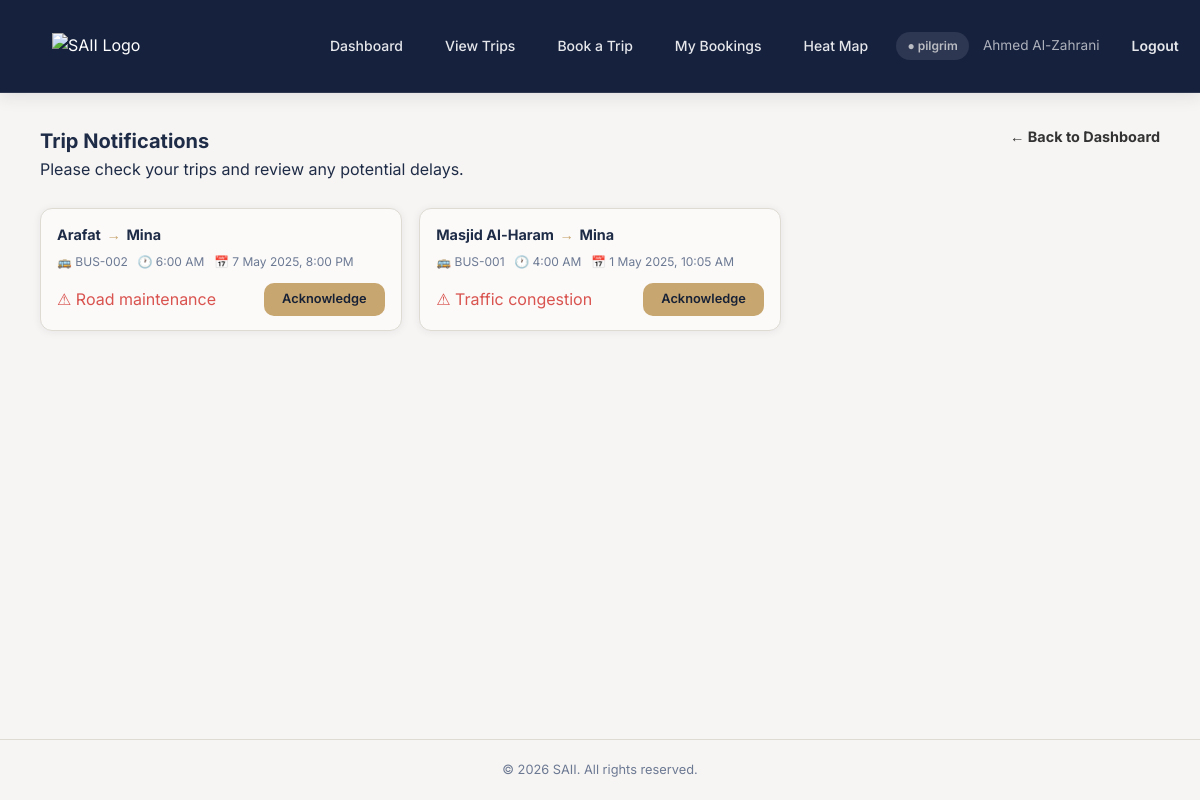
The page /notifications.php (signed in) on the database its author committed.
### tables this page shows
CREATE TABLE `user` (
  `UserID` int(11) NOT NULL,
  `Email` varchar(100) NOT NULL,
  `Password` varchar(255) NOT NULL,
  `User_Name` varchar(100) NOT NULL
);

CREATE TABLE `notification` (
  `notification_id` int(11) NOT NULL,
  `message` text NOT NULL,
  `sent_at` datetime NOT NULL DEFAULT CURRENT_TIMESTAMP,
  `TripID` int(11) NOT NULL
);

CREATE TABLE `trip` (
  `TripID` int(11) NOT NULL,
  `Origin` varchar(100) NOT NULL,
  `Destination` varchar(100) NOT NULL,
  `DepartureDate` date NOT NULL,
  `DepartureTime` time NOT NULL,
  `TotalSeats` int(11) NOT NULL,
  `AvailableSeats` int(11) NOT NULL,
  `Status` enum('Confirmed','Completed','Cancelled') NOT NULL,
  `Pickup_Location` varchar(150) DEFAULT NULL,
  `BusID` int(11) NOT NULL,
  `AdminID` int(11) NOT NULL
);

CREATE TABLE `bus` (
  `BusID` int(11) NOT NULL,
  `Bus_Number` varchar(50) NOT NULL,
  `Capacity` int(11) NOT NULL,
  `Status` enum('Active','Maintenance') NOT NULL,
  `Driver_Name` varchar(100) NOT NULL,
  `Driver_Phone` varchar(20) NOT NULL
);

### notifications.php (the view, shortened to what this page needs)
<?php
include('db_connection.php');
$userID = $_SESSION['UserID'];
$stmt = $conn->prepare("SELECT User_Name FROM user WHERE UserID = ?");
$stmt->bind_param("i", $userID);
$stmt->execute();
$result = $stmt->get_result();
$userName = "User";
if ($row = $result->fetch_assoc()) {
    $userName = $row['User_Name'];
}
$stmt = $conn->prepare("SELECT PilgrimID FROM pilgrim WHERE UserID = ?");
$stmt->bind_param("i", $userID);
$stmt->execute();
$result = $stmt->get_result();
$pilgrimID = null;
if ($row = $result->fetch_assoc()) {
    $pilgrimID = $row['PilgrimID'];
}
$notifResult = $conn->prepare("
    SELECT DISTINCT
        n.notification_id,
        n.message,
        n.sent_at,
        t.TripID,
        t.Origin,
        t.Destination,
        t.DepartureTime,
        b.Bus_Number
    FROM notification n
    JOIN trip t ON n.TripID = t.TripID
    JOIN bus b ON t.BusID = b.BusID
    JOIN booking bk ON bk.TripID = t.TripID
    WHERE bk.PilgrimID = ?
    ORDER BY n.sent_at DESC
");
$notifResult->bind_param("i", $pilgrimID);
$notifResult->execute();
$result = $notifResult->get_result();
$notifications = [];
while ($row = $result->fetch_assoc()) {
    $notifications[] = $row;
}
function fmtTime($t) {
    $parts = explode(':', $t);
    $h = (int)$parts[0];
    return (($h % 12) ?: 12) . ':' . $parts[1] . ' ' . ($h >= 12 ? 'PM' : 'AM');
}
?>
<!DOCTYPE html>
<html lang="en">
<head>
  <link rel="stylesheet" href="styles.css"/>
</head>
<body class="page-wrapper">
<header class="navbar">
  <div class="navbar-inner">
    <a href="user-dashboard.php" class="nav-logo">
      <img src="image/saii.png" alt="SAII Logo" class="logo-img"/>
    </a>
    <nav class="nav-links">
      <a href="user-dashboard.php"  class="nav-link">Dashboard</a>
      <a href="view-trips.php"      class="nav-link">View Trips</a>
      <a href="add-booking.php"     class="nav-link">Book a Trip</a>
      <a href="my-bookings.php"     class="nav-link">My Bookings</a>
      <a href="user-heat-map.php"   class="nav-link">Heat Map</a>
    </nav>
    <div class="nav-right">
      <span class="role-chip user">&#9679; pilgrim</span>
      <span style="color:rgba(255,255,255,.65);font-size:.85rem;"><?= htmlspecialchars($userName) ?></span>
      <a href="logout.php" class="btn btn-sm btn-outline-dark">Logout</a>
    </div>
  </div>
</header>
<div class="page-content">
  <a href="user-dashboard.php" class="back-arrow"
     style="text-decoration:none;color:#333;font-size:0.9rem;margin-bottom:0.5rem;float:right;">
    <b>← Back to Dashboard</b>
  </a>
  <h2>Trip Notifications</h2>
  <p>Please check your trips and review any potential delays.</p>
  <br>
  <div class="trips-grid">
    <?php if (empty($notifications)): ?>
      <p style="color:var(--fg-muted)">No notifications at the moment.</p>
    <?php else: ?>
      <?php foreach ($notifications as $n): ?>
        <div class="trip-photo-card">
          <div class="trip-photo-body">
            <div class="trip-photo-route">
              <?= htmlspecialchars($n['Origin']) ?>
              <span class="arrow"> → </span>
              <?= htmlspecialchars($n['Destination']) ?>
            </div>
            <div class="trip-photo-meta">
              <span>🚌 <?= htmlspecialchars($n['Bus_Number']) ?></span>
              <span>🕐 <?= fmtTime($n['DepartureTime']) ?></span>
              <span>📅 <?= date('j M Y, g:i A', strtotime($n['sent_at'])) ?></span>
            </div>
            <div class="trip-photo-footer">
              <span style="color:#d9534f;">
                ⚠ <?= htmlspecialchars($n['message']) ?>
              </span>
              <button class="btn btn-sm btn-accent"
                      onclick="acknowledge('TRP-<?= (int)$n['TripID'] ?>')">
                Acknowledge
              </button>
            </div>
          </div>
        </div>
      <?php endforeach; ?>
    <?php endif; ?>
  </div>
</div>
<footer class="site-footer">
  <p>© 2026 SAII. All rights reserved.</p>
</footer>
</body>
</html>

### styles.css (style rules this page uses)
:root { --bg: hsl(40,20%,96%); --fg: hsl(220,40%,20%); --card-bg: hsl(40,20%,98%); --primary: hsl(220,45%,20%); --primary-fg: hsl(215,30%,26%); --accent: hsl(37,45%,61%); --accent-fg: hsl(220,40%,15%); --secondary: hsl(40,25%,92%); --muted: hsl(40,15%,90%); --muted-fg: hsl(220,15%,50%); --border: hsl(40,15%,85%); --input: hsl(40,15%,85%); --destructive: hsl(0,72%,51%); --radius: 0.75rem; --shadow: 0 1px 8px rgba(26,35,64,.07); --shadow-md: 0 4px 16px rgba(26,35,64,.10); --shadow-lg: 0 8px 32px rgba(26,35,64,.16); --sidebar-bg: hsl(220,45%,15%); --sidebar-fg: hsl(40,20%,92%); --sidebar-accent: hsl(220,40%,22%); --sidebar-border: hsl(220,35%,25%); }
*,*::before,*::after { box-sizing:border-box; margin:0; padding:0 }
html { scroll-behavior:smooth }
body { font-family:'Inter',sans-serif; background:var(--bg); color:var(--fg); min-height:100vh; line-height:1.6; -webkit-font-smoothing:antialiased; }
a { color:inherit; text-decoration:none }
button { cursor:pointer; font-family:inherit }
img { display:block; max-width:100% }
.navbar { position:sticky; top:0; z-index:200; background:var(--primary); border-bottom:1px solid hsla(40,15%,85%,.12); box-shadow:var(--shadow-md); }
.navbar-inner { max-width:1152px; margin:0 auto; padding:0 1.5rem; height:64px; display:flex; align-items:center; gap:1rem; }
.nav-logo { display:flex; align-items:center; gap:5px; }
.logo-img { width:250px; height:auto; }
.nav-links { flex:1; display:flex; align-items:center; justify-content:flex-start; gap:.25rem; }
.nav-link { display:inline-flex; align-items:center; gap:.5rem; padding:.45rem .75rem; border-radius:.5rem; font-size:.875rem; font-weight:500; color:hsla(40,20%,96%,.7); transition:all .15s; white-space:nowrap; position:relative; text-decoration:none; }
.nav-right { display:flex; align-items:center; gap:.75rem; flex-shrink:0; margin-left:auto; }
.role-chip { display:inline-flex; align-items:center; gap:.35rem; padding:.25rem .7rem; border-radius:999px; font-size:.75rem; font-weight:600; }
.role-chip.user { background:hsla(40,20%,96%,.1); color:hsla(40,20%,96%,.7) }
.site-footer { border-top:1px solid var(--border); padding:1.25rem 1rem; text-align:center; background:var(--bg); margin-top:auto; }
.site-footer p { color:var(--muted-fg); font-size:.8rem; }
.page-wrapper { min-height:100vh; display:flex; flex-direction:column; }
.page-content { flex:1; max-width:1152px; margin:0 auto; width:100%; padding:2rem 1rem 3rem; }
h2 { font-size:1.25rem; font-weight:700; color:var(--fg) }
.btn { display:inline-flex; align-items:center; justify-content:center; gap:.4rem; padding:.5rem 1rem; border-radius:.5rem; font-size:.875rem; font-weight:500; border:1px solid transparent; transition:all .15s; white-space:nowrap; cursor:pointer; line-height:1; }
.btn-accent { background:var(--accent); color:var(--accent-fg) }
.btn-outline-dark { background:transparent; border-color:hsla(40,20%,96%,.2); color:hsla(40,20%,96%,.85) }
.btn-sm { padding:.3rem .7rem; font-size:.8rem; border-radius:.4rem }
.trips-grid { display: grid; grid-template-columns: repeat(3, 1fr); gap: 1.1rem; margin-bottom: 2rem; }
.trip-photo-card { background: var(--card-bg); border: 1px solid var(--border); border-radius: var(--radius); overflow: hidden; box-shadow: var(--shadow); transition: box-shadow .2s, transform .2s; cursor: pointer; }
.trip-photo-body { padding: .875rem 1rem; }
.trip-photo-route { font-weight: 700; font-size: .9rem; color: var(--fg); display: flex; align-items: center; gap: .35rem; margin-bottom: .35rem; }
.trip-photo-route .arrow { color: var(--accent); }
.trip-photo-meta { display: flex; flex-wrap: wrap; gap: .6rem; font-size: .75rem; color: var(--muted-fg); margin-bottom: .75rem; }
.trip-photo-meta span { display: flex; align-items: center; gap: .25rem; }
.trip-photo-footer { display: flex; align-items: center; justify-content: space-between; }
.navbar { background: #16213e; color: white; display: flex; align-items: center; justify-content: space-between; padding: 14px 28px; gap: 20px; }
.nav-links { display: flex; gap: 18px; flex: 1; justify-content: center; }
.nav-links a, .nav-right a { color: #e5e7eb; text-decoration: none; font-size: 14px; }
.nav-right { display: flex; gap: 14px; align-items: center; font-size: 14px; }
.btn { padding: 10px 18px; border-radius: 10px; border: none; cursor: pointer; font-weight: 600; }

### rows shown on the page
user: User_Name "Ahmed Al-Zahrani"
notification: TripID.Origin "Arafat", TripID.Destination "Mina", bus.Bus_Number "BUS-002", TripID.DepartureTime "6:00 AM", sent_at "7 May 2025, 8:00 PM", message "Road maintenance"
notification: TripID.Origin "Masjid Al-Haram", TripID.Destination "Mina", bus.Bus_Number "BUS-001", TripID.DepartureTime "4:00 AM", sent_at "1 May 2025, 10:05 AM", message "Traffic congestion"
